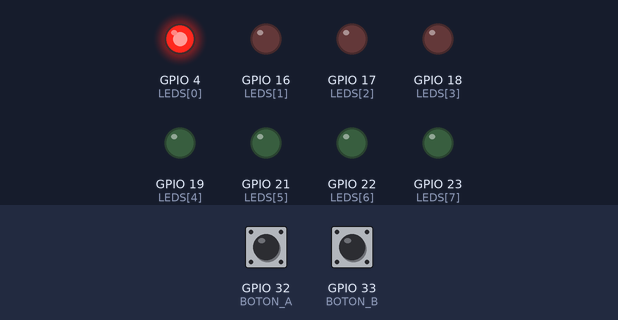
The sketch below on a simulated ESP32. On the bench: output pins drawn as LEDs (lit = HIGH). Inputs (shaded band) come from the test bench; at power-on: GPIO 32 (BOTON_A) HIGH, GPIO 33 (BOTON_B) HIGH. What the sketch prints to the serial monitor is not drawn.

Above: at 1.2 s.
1.3 s: GPIO 32 (BOTON_A) pulled LOW for 0.15 s
At 1.37 s:
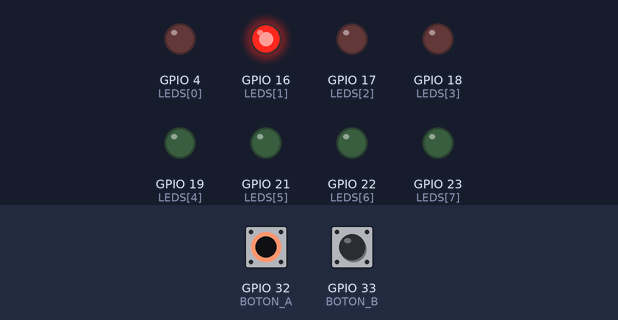
2.9 s: GPIO 33 (BOTON_B) pulled LOW for 0.15 s
At 2.97 s:
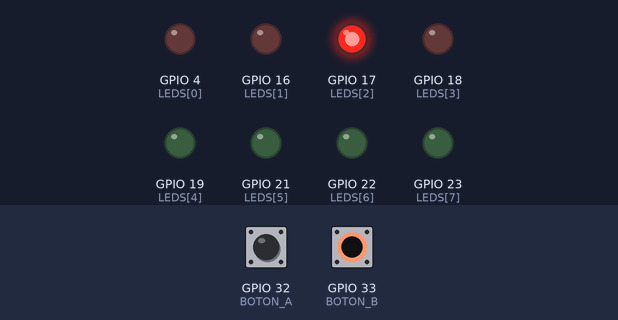
4.5 s: GPIO 33 (BOTON_B) pulled LOW for 3.2 s
At 8.5 s:
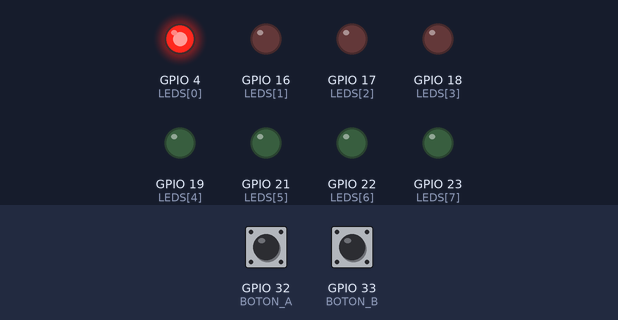
9.2 s: GPIO 32 (BOTON_A) pulled LOW for 3.2 s
At 9.6 s:
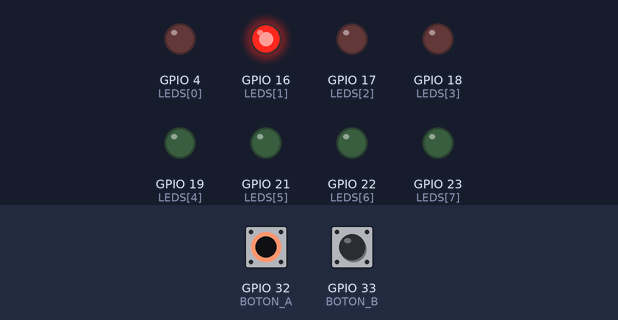
13.9 s: GPIO 32 (BOTON_A) driven LOW and GPIO 33 (BOTON_B) driven LOW
At 14.4 s:
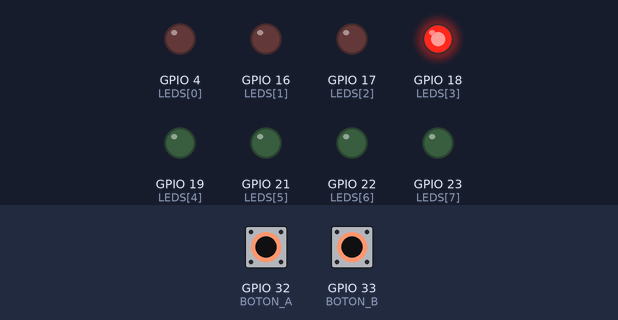
Timing chart, 0 to 16.4 s (numbered marks = the images above; inputs shaded):
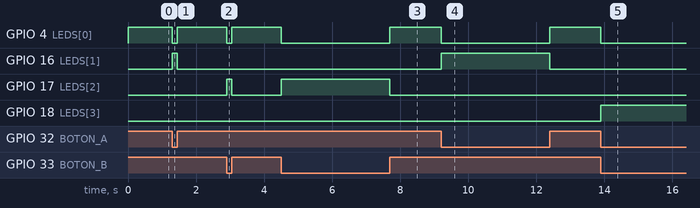

The sketch:

sketch.ino
```cpp
// Clase 6 - Ejemplo 3: Decodificador 2 -> 4, de dos formas
// Entradas: pulsadores A (bit 0) y B (bit 1). Salidas: L0..L3 (una sola encendida).
// Forma 1: con if (como si escribiéramos las ecuaciones).
// Forma 2: con una tabla (arreglo). Las dos dan lo mismo.

#include <Arduino.h>

const int LEDS[8] = {4, 16, 17, 18, 19, 21, 22, 23};  // L0 ... L7
const int BOTON_A = 32;
const int BOTON_B = 33;

// Tabla del decodificador: entrada (0..3) -> salida one-hot
const uint8_t DECO_2A4[4] = {
  0b0001,   // entrada 0 -> Y0 (L0)
  0b0010,   // entrada 1 -> Y1 (L1)
  0b0100,   // entrada 2 -> Y2 (L2)
  0b1000    // entrada 3 -> Y3 (L3)
};

void mostrarByte(uint8_t valor) {
  for (int i = 0; i < 8; i++) {
    digitalWrite(LEDS[i], (valor >> i) & 1);
  }
}

// Forma 1: decodificador con if
uint8_t decoConIf(bool a, bool b) {
  if (!b && !a) {
    return 0b0001;
  } else if (!b && a) {
    return 0b0010;
  } else if (b && !a) {
    return 0b0100;
  } else {
    return 0b1000;
  }
}

// Forma 2: decodificador con tabla
uint8_t decoConTabla(bool a, bool b) {
  int entrada = b * 2 + a;    // B es el bit de más peso
  return DECO_2A4[entrada];
}

void setup() {
  Serial.begin(115200);
  for (int i = 0; i < 8; i++) {
    pinMode(LEDS[i], OUTPUT);
  }
  pinMode(BOTON_A, INPUT_PULLUP);
  pinMode(BOTON_B, INPUT_PULLUP);

  // Verificación: las dos formas tienen que dar lo mismo para las 4 entradas
  Serial.printf(" B A | con if | con tabla\n");
  for (int b = 0; b <= 1; b++) {
    for (int a = 0; a <= 1; a++) {
      Serial.printf(" %d %d |  0x%X   |   0x%X\n", b, a, decoConIf(a, b), decoConTabla(a, b));
    }
  }
}

void loop() {
  bool a = (digitalRead(BOTON_A) == LOW);   // apretado = 1
  bool b = (digitalRead(BOTON_B) == LOW);
  mostrarByte(decoConTabla(a, b));          // probar cambiar por decoConIf(a, b)
}
```

Measured:
- after the input at 1.3 s, GPIO 4 (LEDS[0]): HIGH → LOW at once, → HIGH 0.15 s later; GPIO 16 (LEDS[1]): LOW → HIGH at once, → LOW 0.15 s later
- after the input at 2.9 s, GPIO 4 (LEDS[0]): HIGH → LOW at once, → HIGH 0.15 s later; GPIO 17 (LEDS[2]): LOW → HIGH at once, → LOW 0.15 s later
- after the input at 4.5 s, GPIO 4 (LEDS[0]): HIGH → LOW at once, → HIGH 3.2 s later; GPIO 17 (LEDS[2]): LOW → HIGH at once, → LOW 3.2 s later
- after the input at 9.2 s, GPIO 4 (LEDS[0]): HIGH → LOW at once, → HIGH 3.2 s later; GPIO 16 (LEDS[1]): LOW → HIGH at once, → LOW 3.2 s later
- after the input at 13.9 s, GPIO 4 (LEDS[0]): HIGH → LOW at once; GPIO 18 (LEDS[3]): LOW → HIGH at once
